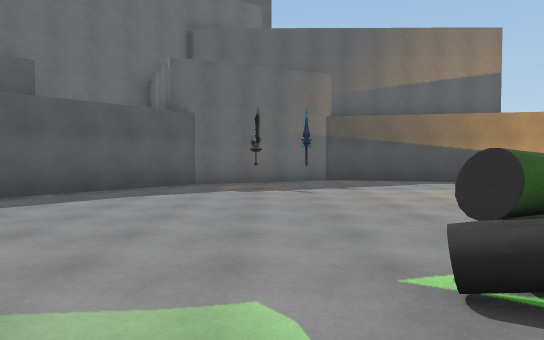
view 1 (above)

20 first-person views from a walk through a Unity game level. The camera is 1.4 m above the floor, tilts 2° down and sees 70° across. The floor is counted in squares, 2 m on a side. Each view is taken from the middle of a square. On the plan, view 1 faces up. The plan holds only what a view shows up to about 11 squares ahead; the rest is blank. The place goes on beyond the plan.

view 2
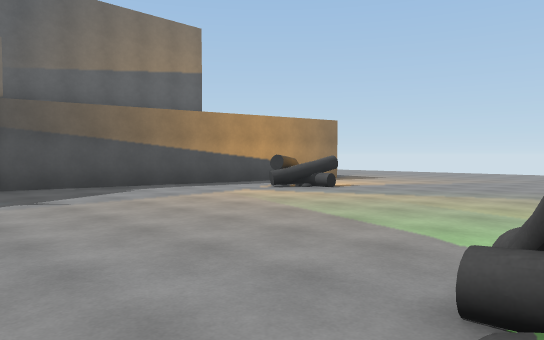

view 3
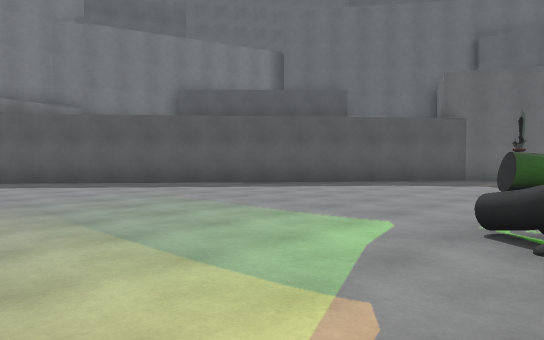

view 4
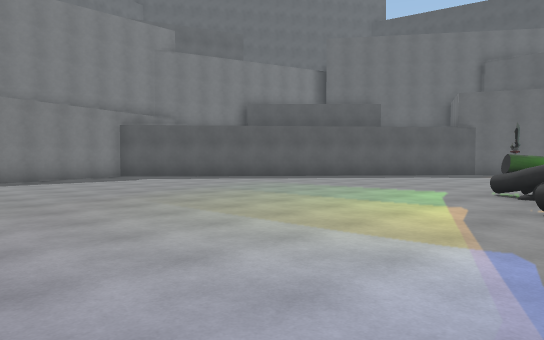

view 5
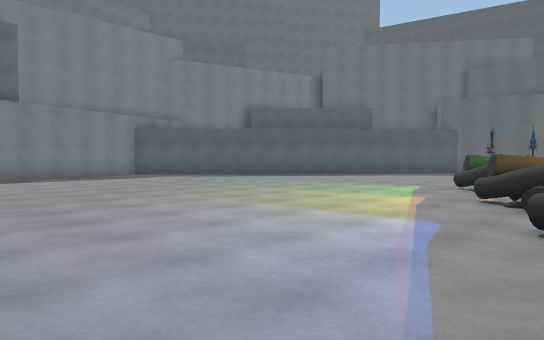

view 6
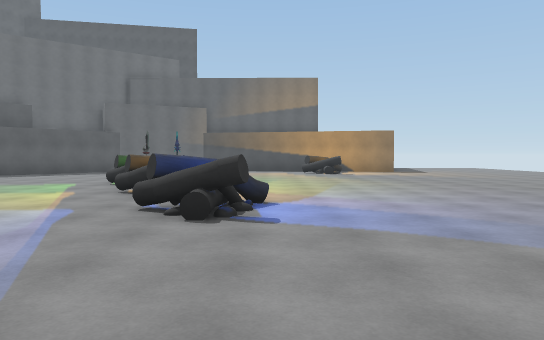

view 7
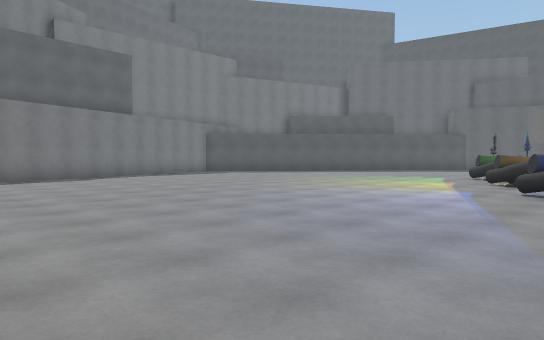

view 8
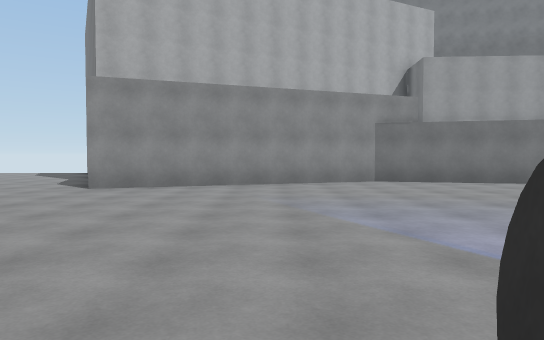

view 9
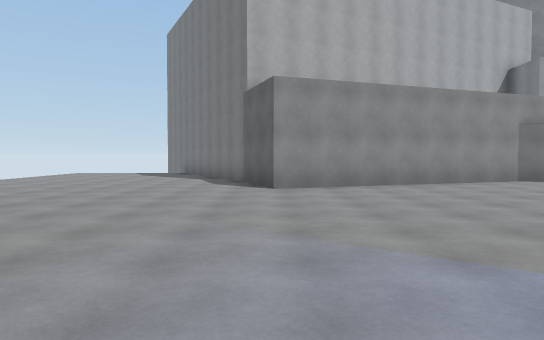

view 10
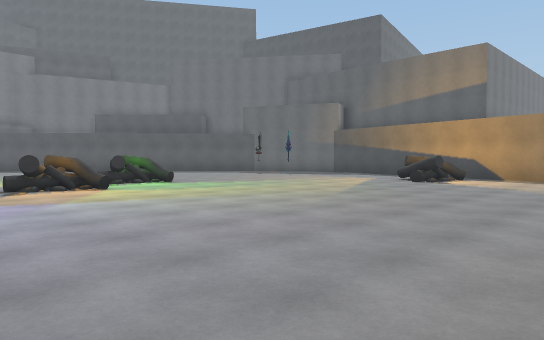

view 11
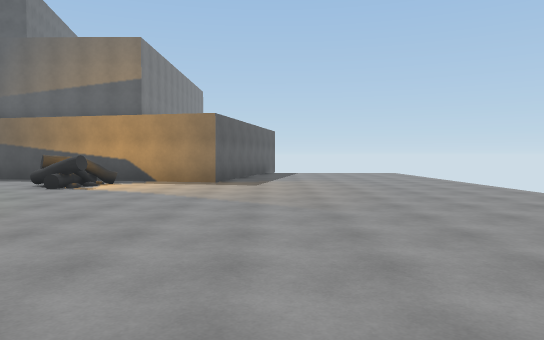

view 12
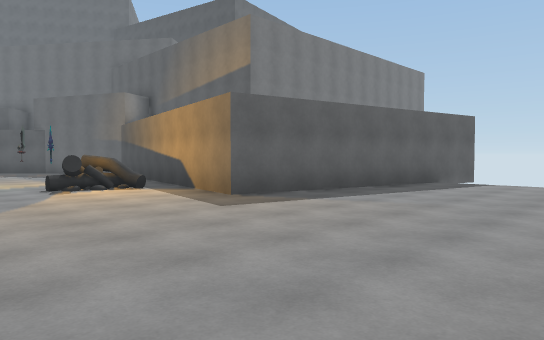

view 13
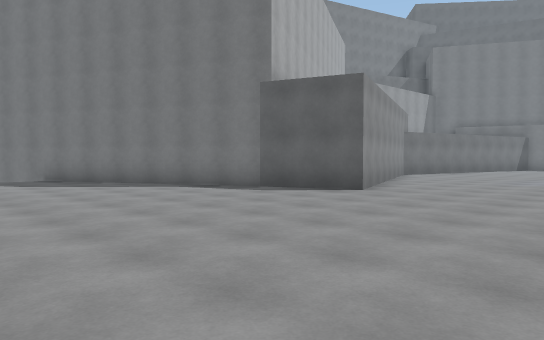

view 14
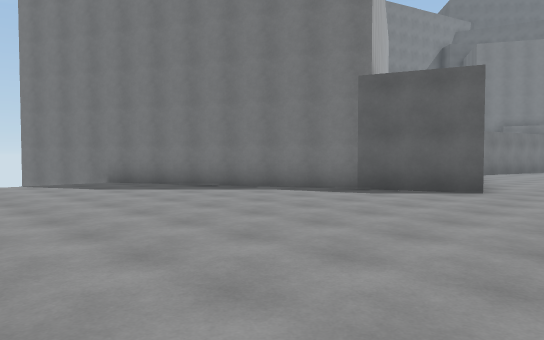

view 15
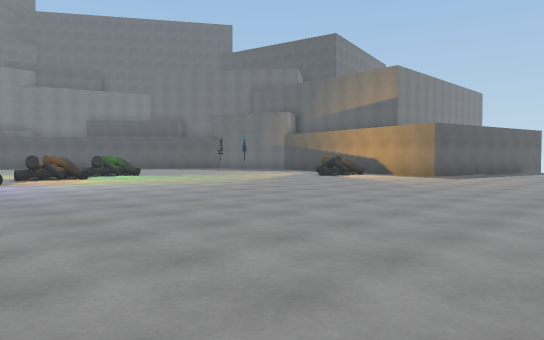

view 16
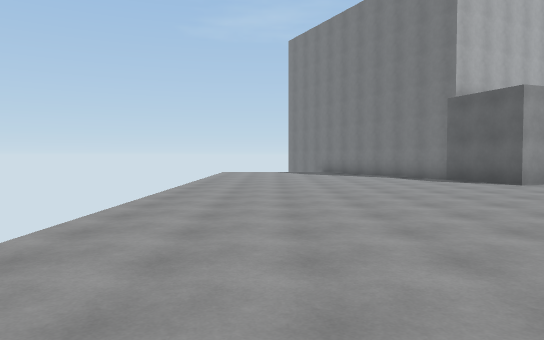

view 17
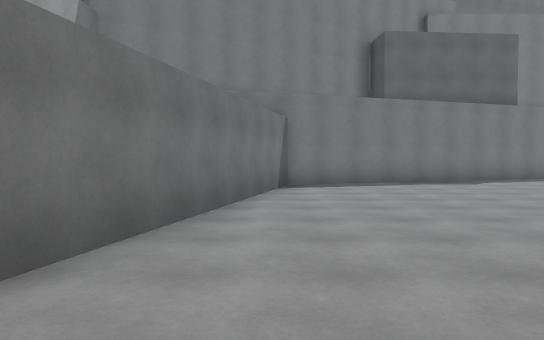

view 18
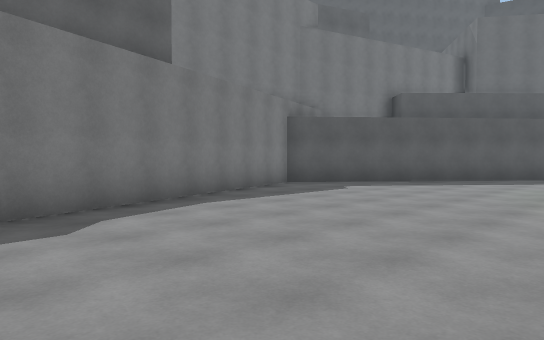

view 19
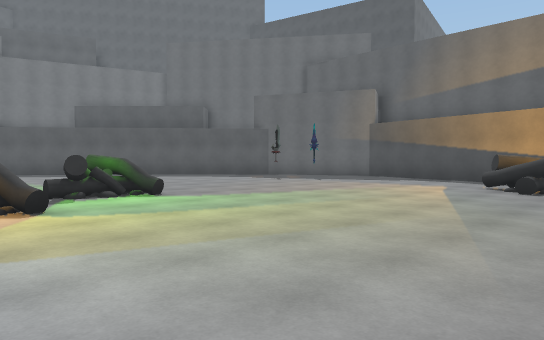

view 20
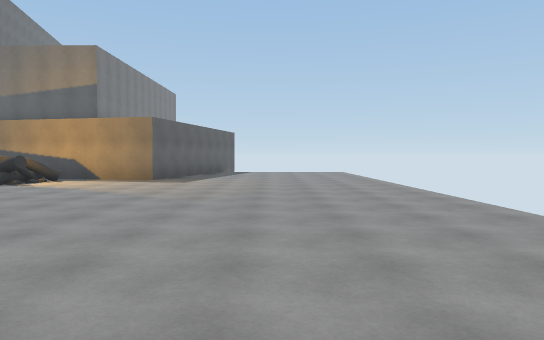

### Floor plan
Points are (right, up) in squares from view 1. A wall is a line through its corners. A room is listed if a view was taken in it or the views show most of it. See-through windows are left out.
Room 1 (views 1, 2, 3, 4, 5, 6, 7, 8, 9, 10, 11, 12, 13, 14, 15, 16, 17, 18, 19, 20)
walls: (0.9, 11) (-1.9, 9.7) (-10.2, -0.2) (-6.5, -11.6) (2.1, -13.9) (9, -11.4) (9.8, -13.6) (13.3, -20.5); (12, 16.6) (10.5, 9.5) (1.6, 11.4)
objects: sword (0, 9); other object (1, 1) to (2, 2); sword (1, 9); other object (2, -1) to (3, 0); other object (4, -3) to (5, -2); other object (7, 8) to (8, 9)

Positions as (right, up) in squares from view 1, and headings:
1: (0, 0), facing up
2: (0, 2), facing up-right
3: (2, -2), facing up-left
4: (3, -6), facing up-left
5: (4, -7), facing up-left
6: (5, -8), facing up
7: (5, -11), facing up-left
8: (5, -3), facing down
9: (9, -3), facing down
10: (12, -3), facing up-left
11: (12, -1), facing up
12: (16, 5), facing up-left
13: (16, -7), facing down-left
14: (17, -9), facing down-left
15: (16, -4), facing up-left
16: (15, -2), facing down
17: (3, -12), facing left
18: (-3, -8), facing up-left
19: (9, -1), facing up-left
20: (14, -2), facing up
